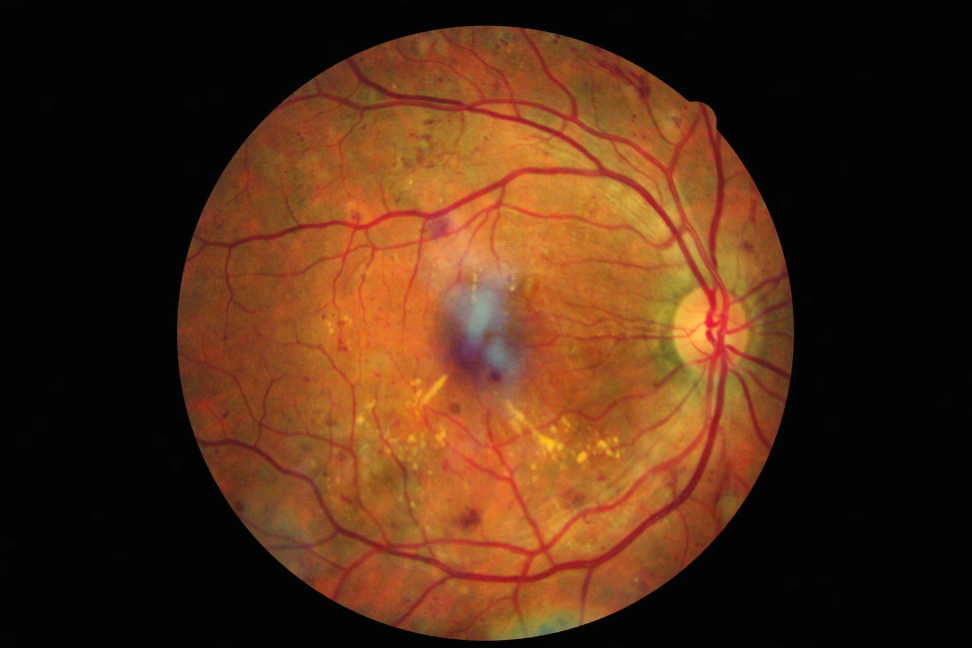
#> input picture 1008_equalized2.jpg, 3888 x 2592 px (shown at 1/4 size)
$ python BloodVesselDetection.py   (older library calls are emulated)
#> lines starting #> are read from the running program, lines starting #| are printed output that depends on the picture; after the words box and inside, x2 and y2 are one past the last pixel; in counts of white or black regions, pixels touching at a corner belong together
#!/usr/env python

import cv2
import numpy as np


def unsharp_image(image):
    gaussian_smooth = cv2.GaussianBlur(image, (5, 5), 10)
    unsharped = cv2.addWeighted(image, 3, gaussian_smooth, -0.5, 0)
    return unsharped


def gabor_wavelet(image):
    filters = []
    ksize = 7
    for theta in np.arange(0, np.pi, np.pi/16):
        kern = cv2.getGaborKernel((ksize, ksize), 4.0, theta, 10.0, 0.5, 0, ktype=cv2.CV_32F)
        kern /= 1.5*kern.sum()
        filters.append(kern)

    accum = np.zeros_like(image)
    for kern in filters:
        fimg = cv2.filter2D(image, cv2.CV_8UC3, kern)
        np.maximum(accum, fimg, accum)

    return accum

def green_channel_from_image(image_name):
#> called with image_name = '1008_equalized2.jpg'
    color_image = cv2.imread(image_name)
#> color_image is the input picture: shape (2592, 3888, 3); mean B, G, R 21.4, 44.3, 79.9
    return color_image[:, :, 1]
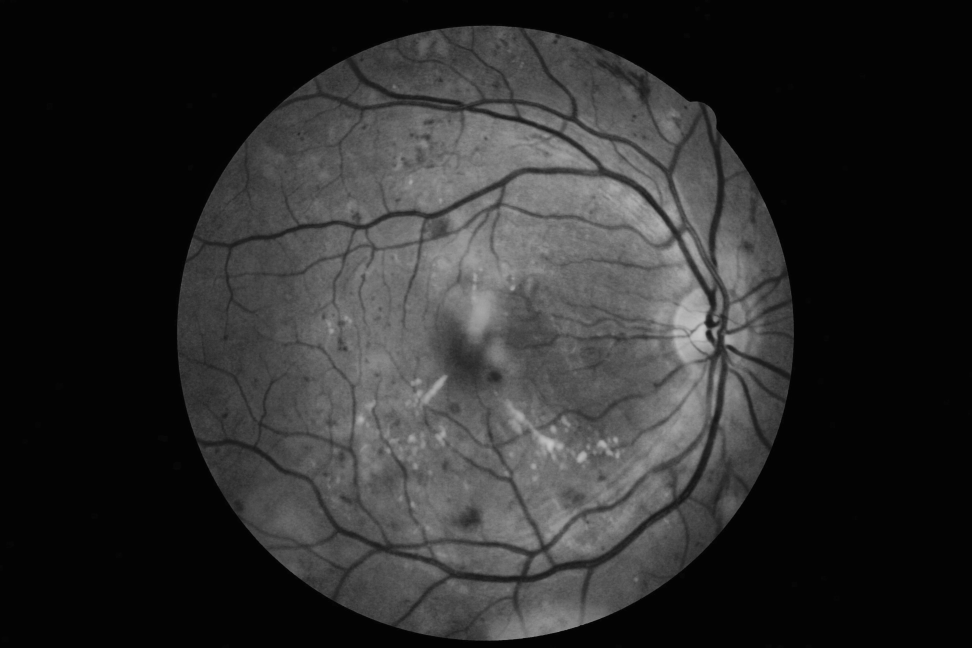
#> returned value: shape (2592, 3888) (shown at 1/4 size); min 0, max 200, mean 44.3


def blood_vessel_detection(image_name):
    image_green = green_channel_from_image(image_name)
    enhanced_image = gabor_wavelet(image_green)
#> the loop in gabor_wavelet, `for kern in filters:` made 16 passes
#> pass 1, in gabor_wavelet, `fimg = cv2.filter2D(image, cv2.CV_8UC3, kern)`:
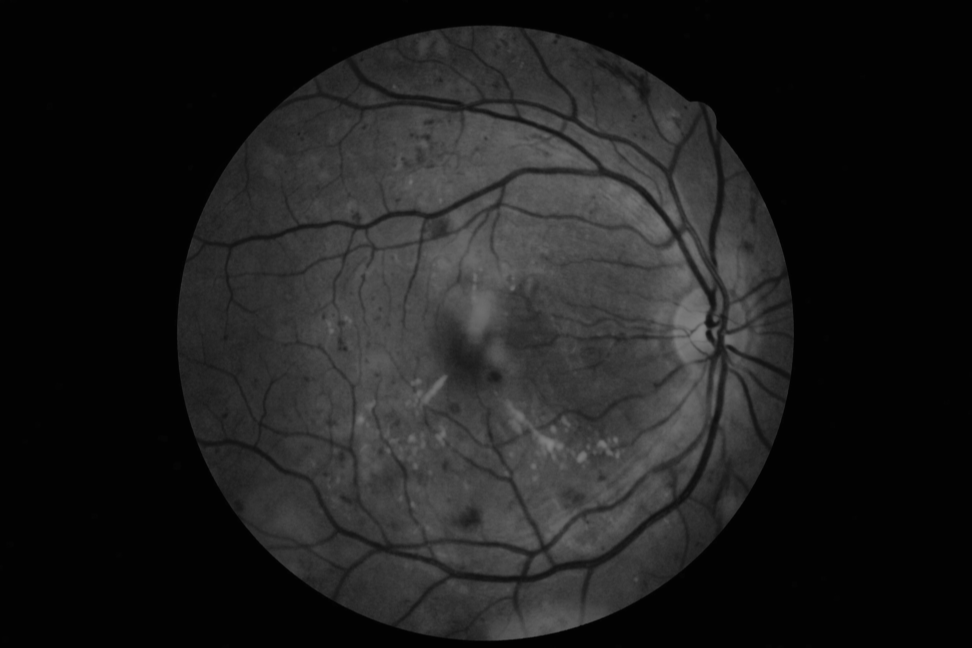
#> fimg: shape (2592, 3888) (shown at 1/4 size); min 0, max 133, mean 29.5
    resized = cv2.resize(enhanced_image, None, fx=0.2, fy=0.2, interpolation=cv2.INTER_LINEAR)
    cv2.imshow("gabel", resized)
    cv2.waitKey(0)
    image_unsharp = unsharp_image(enhanced_image)
#> in unsharp_image, `unsharped = cv2.addWeighted(image, 3, gaussian_smooth, -0.5, 0)`:
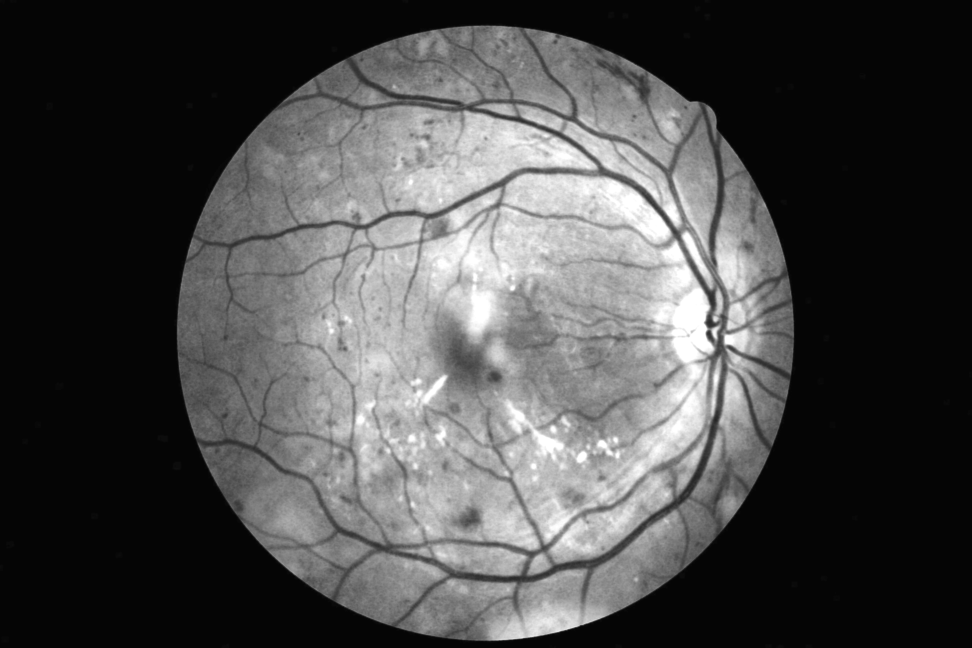
#> unsharped: shape (2592, 3888) (shown at 1/4 size); min 2, max 255, mean 74.5
    resized = cv2.resize(image_unsharp, None, fx=0.2, fy=0.2, interpolation=cv2.INTER_LINEAR)
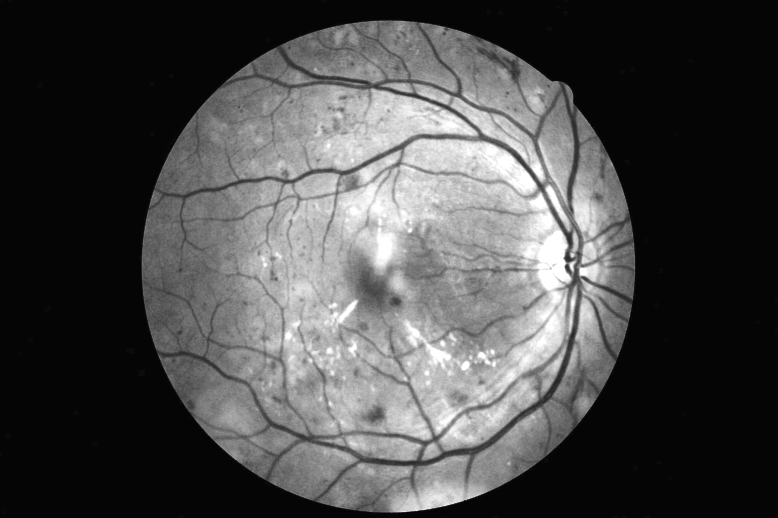
#> resized: shape (518, 778); min 4, max 255, mean 74.5
    cv2.imshow("gabel", resized)
    cv2.waitKey(0)
    vessels_edge = cv2.Canny(image_unsharp, 20, 50, apertureSize=3, L2gradient=True)
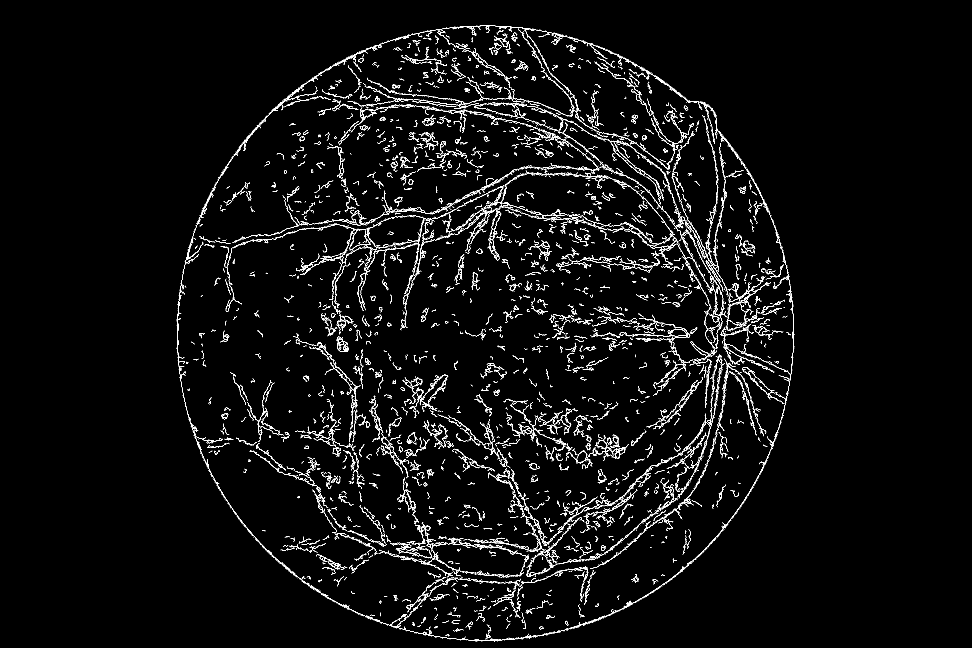
#> vessels_edge: shape (2592, 3888) (shown at 1/4 size); 1.9% white in thin lines or dots, all inside (x1, y1, x2, y2) = (706, 100, 3178, 2565)
    kernel_closing = np.ones((9, 9), np.uint8)
    vessels_mask = cv2.morphologyEx(vessels_edge, cv2.MORPH_CLOSE, kernel_closing)
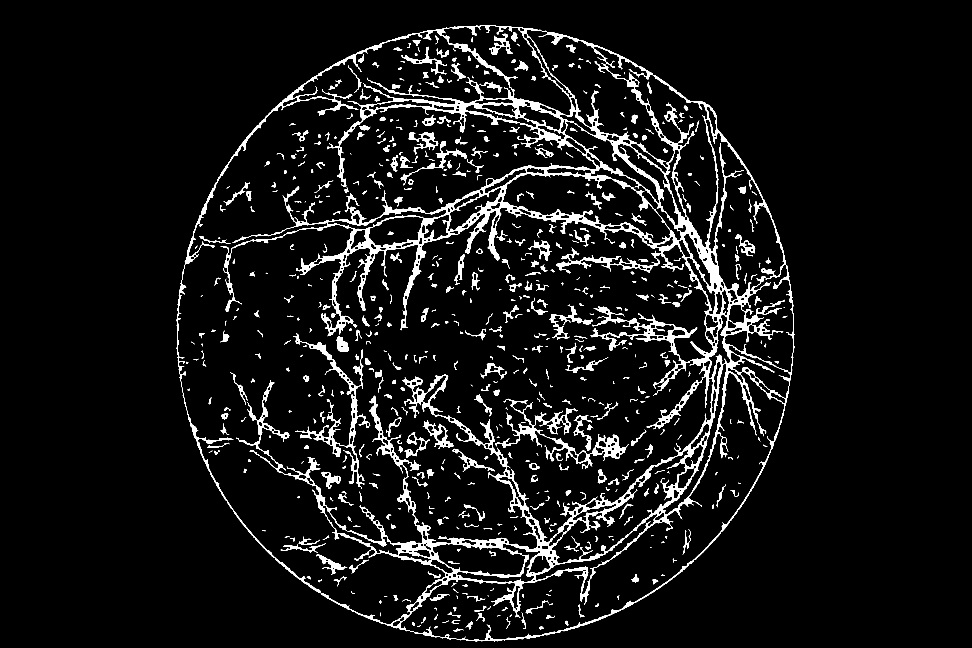
#> vessels_mask: shape (2592, 3888) (shown at 1/4 size); 5.5% white; 665 white regions (43 under 20 px), largest, box (x1, y1, x2, y2) and area: (706, 100, 3178, 2565) 386874, (1983, 1595, 2514, 1876) 17091, (1172, 1334, 1481, 1956) 15144
    return vessels_mask


if __name__ == "__main__":
    image_name = "1008_equalized2.jpg"
    blood_vessels = blood_vessel_detection(image_name)
    resized = cv2.resize(blood_vessels, None, fx=0.2, fy=0.2, interpolation=cv2.INTER_LINEAR)
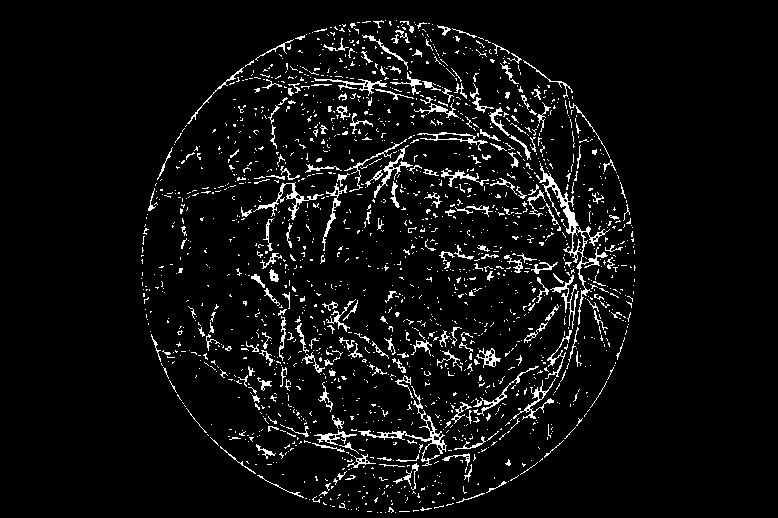
#> resized: shape (518, 778); 5.5% white in thin lines or dots, all inside (x1, y1, x2, y2) = (141, 20, 636, 513)
    cv2.imshow("blood_vessel", resized)
    cv2.waitKey(0)

$ run again, with 1008_equalized_exudates.jpg copied over 1008_equalized2.jpg
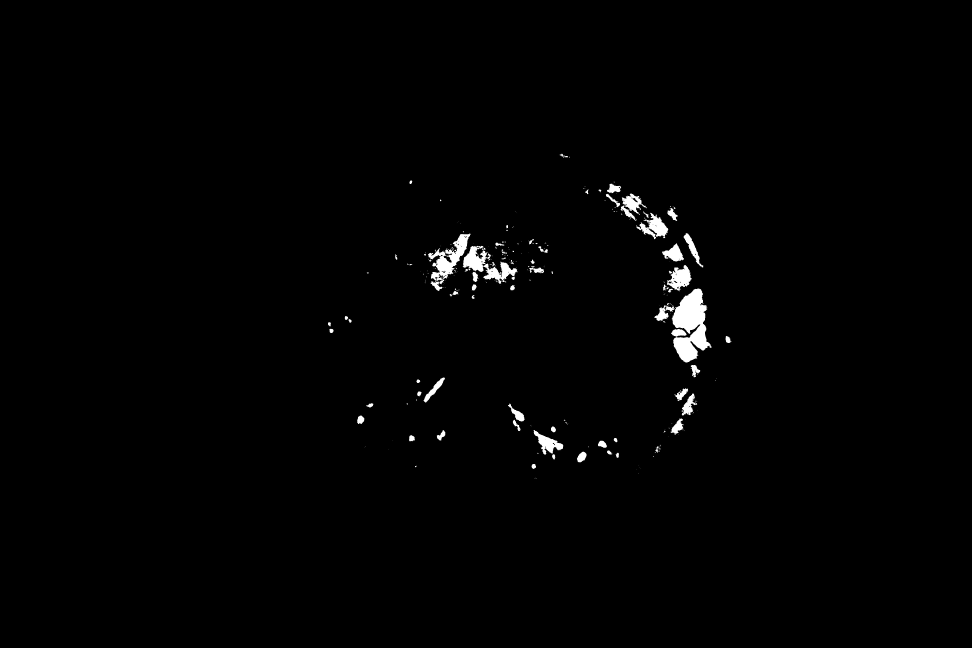
#> input picture 1008_equalized_exudates.jpg, 3888 x 2592 px (shown at 1/4 size)
#> in green_channel_from_image, color_image is the input picture: shape (2592, 3888, 3); min 0, max 255, mean 2.7
#> in blood_vessel_detection, `vessels_edge = cv2.Canny(image_unsharp, 20, 50, apertureSize=3, L2grad..`:
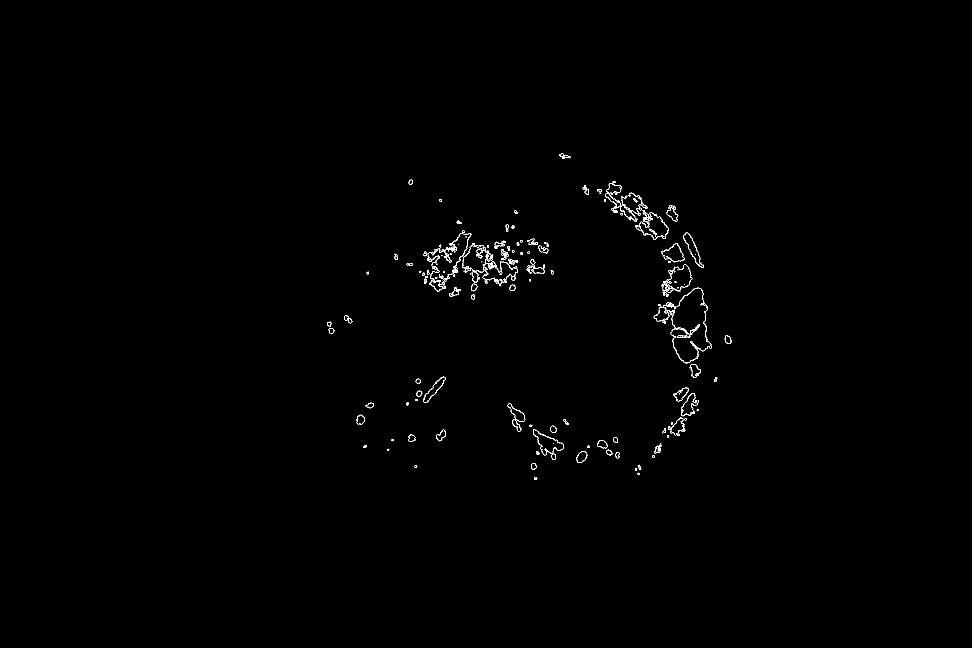
#> vessels_edge: shape (2592, 3888) (shown at 1/4 size); 0.22% white in thin lines or dots, all inside (x1, y1, x2, y2) = (1309, 613, 2928, 1918)
#> vessels_mask: shape (2592, 3888); 0.59% white; 87 white regions (6 under 20 px), largest, box (x1, y1, x2, y2) and area: (1694, 923, 2072, 1166) 16770, (2615, 1151, 2848, 1453) 6172, (2421, 724, 2589, 885) 5072
#> `resized = cv2.resize(blood_vessels, None, fx=0.2, fy=0.2, interpolatio..`:
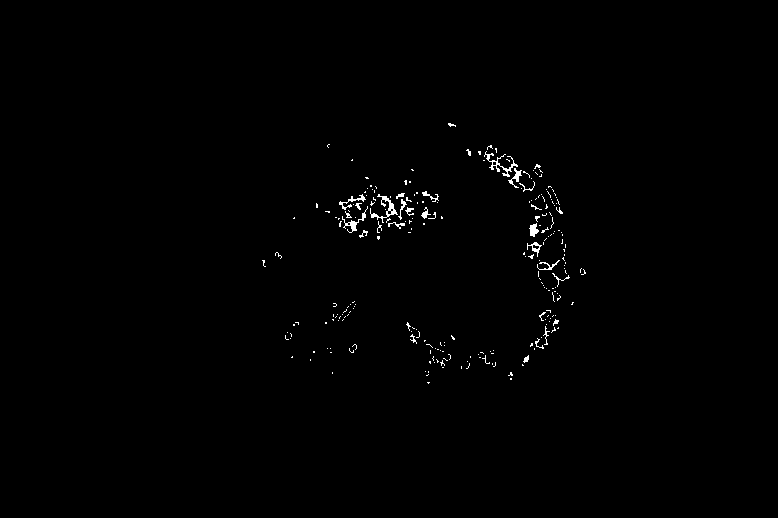
#> resized: shape (518, 778); 0.61% white in thin lines or dots, all inside (x1, y1, x2, y2) = (262, 123, 586, 384)
